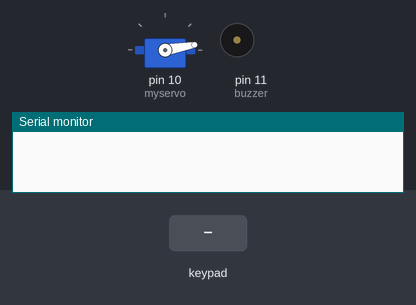
A sketch run on a simulated Arduino Uno, built with avr-gcc and run on an emulated ATmega328P. Parts: servo, buzzer (waves = sounding), the last lines printed to the serial monitor. The inputs (shaded band) are chosen by the test bench.

Above: at 1.4 s.
1.5 s: key 'A' pressed
At 2.7 s:
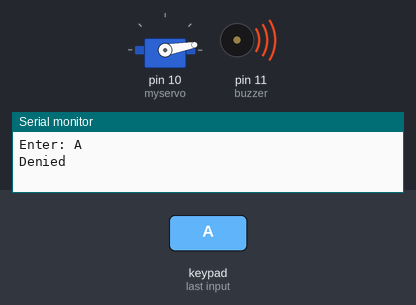
4.5 s: keypad keys 8 4 1 1 2 2 A pressed 0.4 s apart
At 7.12 s:
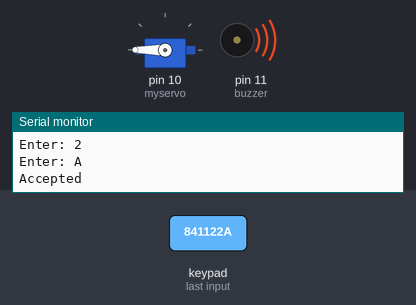
At 7.9 s:
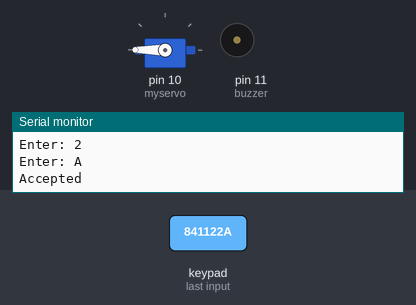
Timing chart, 0 to 13.7 s (numbered marks = the images above; inputs shaded):
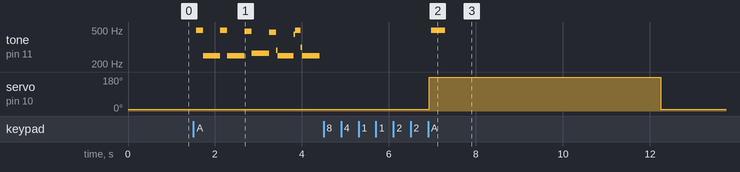

Measured:
- after the input at 1.5 s, tone on pin 11 (buzzer): plays 496 Hz for 0.16 s, 249 Hz for 0.40 s, 496 Hz for 0.16 s, 249 Hz for 0.40 s, 483 Hz for 0.16 s, 268 Hz for 0.40 s … (13 notes in this stretch), starting after 0.07 s
- after the input at 4.5 s, tone on pin 11 (buzzer): silent → 496 Hz after 2.5 s, → silent 0.32 s later; servo on pin 10 (myservo): 10° → 180° after 2.4 s, → 10° 5.3 s later

The sketch:

autohome.ino
```cpp
#include <Password.h>
#include <Keypad.h>
#include <Servo.h> //使用舵機

int buzzer=11;

Servo myservo; //聲明 servo
Password password = Password( "841122" ); //密碼

const byte ROWS = 4;  //4行
const byte COLS = 4;  //4列
char keys[ROWS][COLS] = { //4*4薄膜按鍵
  {'1','2','3','A'},
  {'4','5','6','B'},
  {'7','8','9','C'},
  {'*','0','#','D'}
};
byte rowPins[ROWS] = {2,3,4,5}; //連接腳位
byte colPins[COLS] = {6,7,8,9}; //連接腳位


Keypad keypad = Keypad( makeKeymap(keys), rowPins, colPins, ROWS, COLS );

void setup(){
  Serial.begin(9600);
  delay(200);
  myservo.attach(10);
  myservo.write(10);
//舵机
  keypad.addEventListener(keypadEvent); //增加對鍵盤的偵聽
  pinMode(buzzer,OUTPUT);
  }

void loop(){
  keypad.getKey();
  }
  //注意一些特殊的事件
void keypadEvent(KeypadEvent eKey){
  switch (keypad.getState()){
  case PRESSED:

  Serial.print("Enter: ");
  Serial.println(eKey);
  delay(10);


  switch (eKey){
    case 'A': checkPassword(); delay(1); break;
    case 'B': password.reset(); delay(1); break;
    default: password.append(eKey); delay(1);
}
}
}


void checkPassword(){

if (password.evaluate()){

    Serial.println("Accepted");//如果密碼正確開鎖
    delay(10);
    //如果開始工作，運行以下代碼
    myservo.write(180);
    password.reset();

    for(int i=0;i<160;i++)//發出聲音
    {
      digitalWrite(buzzer,HIGH);
      delay(1);
      digitalWrite(buzzer,LOW);
      delay(1);
    }
    delay(5000);
    myservo.write(10);

}else{
    Serial.println("Denied"); //如果密碼錯誤保持鎖定
    delay(10);
    //如果沒有開始工作，運行以下代碼
    myservo.write(10);
    password.reset();
  int k = 5;
  while(k != 0){
    k--;
    for(int i = 0; i < 80; i++){  //發出聲音
      digitalWrite(buzzer,HIGH);
      delay(1);
      digitalWrite(buzzer,LOW);
      delay(1);
    }
    for(int i = 0; i < 100; i++){
      digitalWrite(buzzer,HIGH);
      delay(2);
      digitalWrite(buzzer,LOW);
      delay(2);
    }
  }
}
}
```
